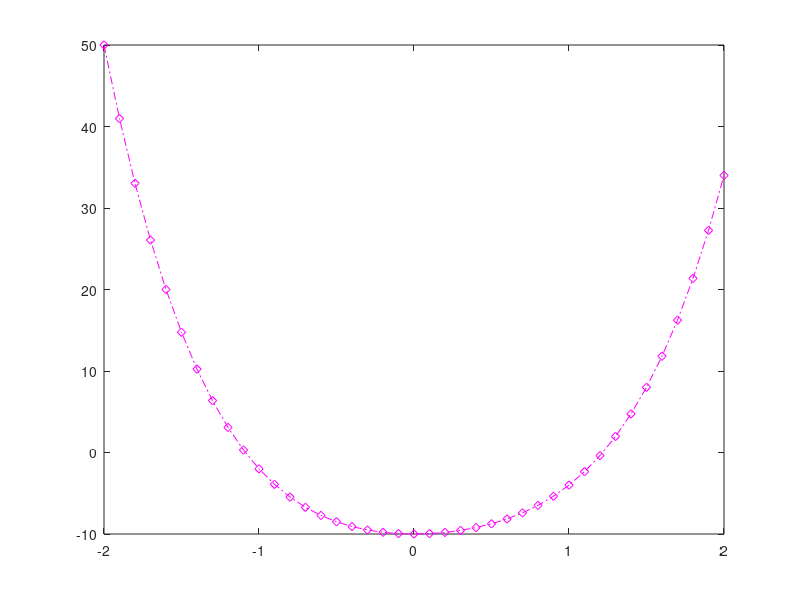
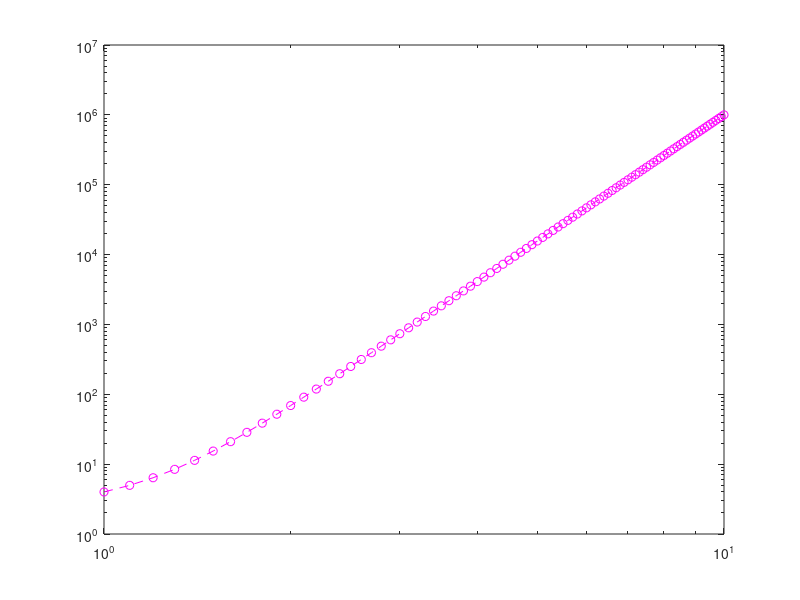
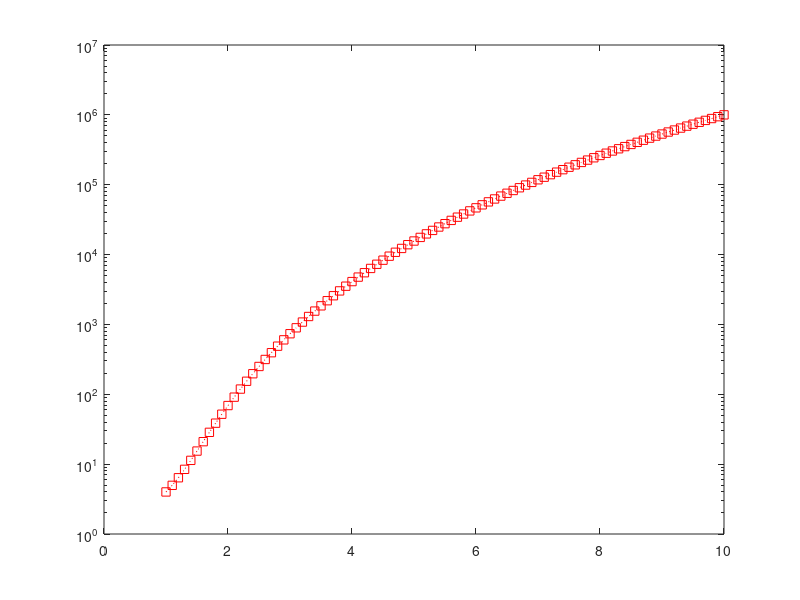

Write MATLAB code to recreate these figures, in order. (Note: this script raises an error after producing the figures.)
x=-2:0.1:2;
%a fost creat vectorul abscisa x ale carui elemente apartin intervalului [-2;2]

y=2*x.^4-x.^3+5*x.^2-10;
%a fost creat vectorul ordonata y prin efectuarea formulei pentru fiecare element din vectorul x,y avand acelasi numar de elemente ca x

h1=plot(x,y,'g-');
%reprezentarea grafica a functiei in coordonate liniare cu o linie continua,de culoare verde,fara marcatori si salvarea indentificatorului in variabila h1

plot(x,y,'c:.');
%reprezentarea grafica a functiei in coordonate liniare cu o linie punctata,de culoare albastru-deschis,cu marcatori de tipul punct

plot(x,y,'k--^');
%reprezentarea grafica a functiei in coordonate liniare cu o linie intrerupta,neagra,cu marcatori de tipul triunghi isoscel cu varful in sus

plot(x,y,'m-.d');
%reprezentarea grafica a functiei in coordonate liniare cu linie de tipul linie-punct,de culoare mov,cu marcatori de tipul diamant

figure;
%pentru a crea o noua fereastra figura

x1=1:0.1:10;
%a fost creat vectorul abscisa x ale carui elemente apartin intervalului [1;10]

y1=x1.^6+2*x1+1;
%a fost creat vectorul ordonata y1 prin efectuarea formulei pentru fiecare element din vectorul x1,y1 avand acealsi numar de elemente ca x1

h2=loglog(x1,y1,'m--o');
%reprezentarea grafica in coordonate logaritmice a functiei cu o linie intrerupta,de culoare mov,cu marcatori de tipul cerc si salvarea indentificatorului in variabila h2

figure;
%pentru a crea o noua fereastra figura

semilogx(x1,y1,'b:*');
%reprezentarea grafica a functiei in coordonate semilogaritmice dupa axa x cu linie punctata,de culoare albastra,cu marcatori de tipul asterics

h3=semilogy(x1,y1,'r:s');
%reprezentarea grafica a functiei in coordonate semilogaritmice dupa axa y cu linie punctata,rosie,cu marcatori de tipul patrat si salvarea identificatorului in variabila h3

figure(h1);
%se face curenta figura a carei identificator este h1

set(h1,'Color','b','LineWidth',4,'Marker','o')
%pentru figura al carei identificator este h1 culoarea liniei a fost schimbata in albastru,grosimea liniei a fost facuta 4 si a fost adaugat marker de tipul cerc

figure(h2);
%se face curenta figura a carei identificator este h2

set(h2,'LineStyle','-','MarkerSize',3,'MarkerEdgeColor','r')
%pentru figura al carei identificator este h2 schimba linia din intrerupta in continua,modifica dimensiunea marcatorului in 3 si stabileste culoarea de contur a marcatorului in rosu

figure(h3);
%se face curenta figura a carei identificator este h3

set(h3,'Marker','x','MarkerEdgeColor','b','MarkerFaceColor','g')
%pentru figura al carei identificator este h3 tipul marcatorului este schimbat in x,culoarea de contur a marcatorului se face albastru,culoarea interioara a marcatorului se face verde